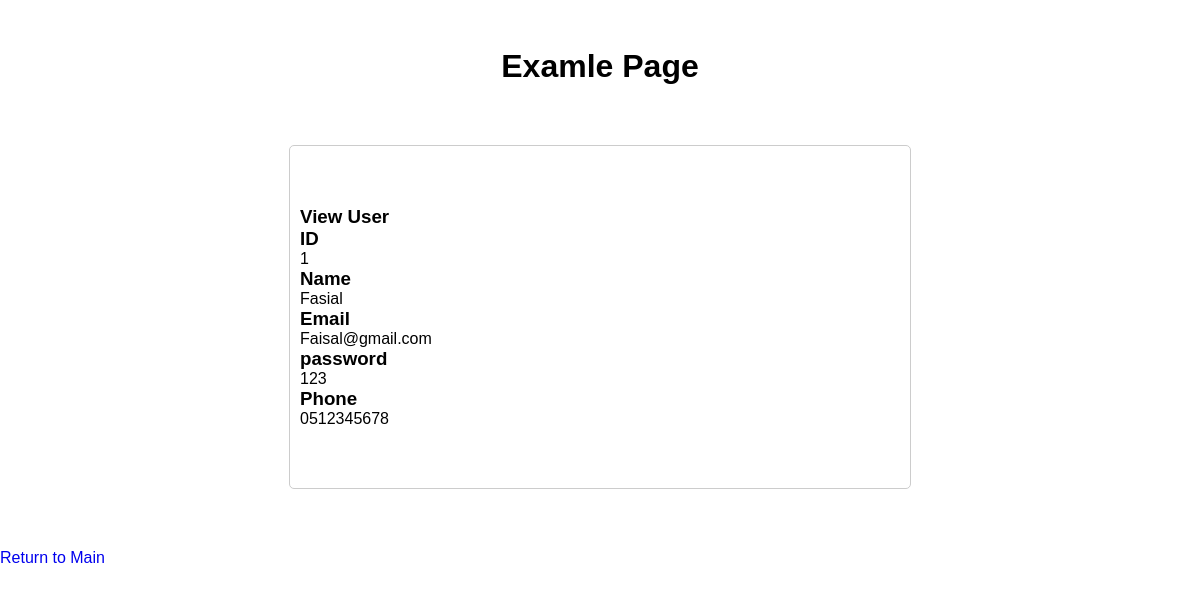
The app's page /users/view/1 with its own data.
### models/User.py (models this page shows, shortened)
class User(db.Model):
    __tablename__ = 'users'
    user_id = db.Column(db.Integer, primary_key=True, autoincrement=True)
    name = db.Column(db.String)
    email = db.Column(db.String, unique=True)
    password = db.Column(db.String)
    phone = db.Column(db.String, nullable=True)

### controllers/UserController.py (the view)
def show(user_id):
    user = User.query.get(user_id)
    if not user:
        return render_template('usernotfound.html')
    return render_template('show.html', user=user)

### templates/show.html
{% extends "layout.html" %} {% block body %}
<div class="center limit border">
  <h3>View User</h3>
  <p><h3>ID</h3>{{user.user_id}}</p>
  <p><h3>Name</h3>{{user.name}}</p>
  <p><h3>Email</h3>{{user.email}}</p>
  <p><h3>password</h3>{{user.password}}</p>
  <p><h3>Phone</h3>{{user.phone}}</p>
</div>
<a href="/users/">Return to Main</a>
{% endblock %}

### static/css/style.css (style rules this page uses)
* { font-family: Arial, Helvetica, sans-serif; padding: 0; margin: 0; }
.center { display: flexbox; justify-content: center; align-items: center; }
.limit { margin: auto; width: 50%; padding: 0 10px; }
.border { border: 1px solid #ccc; border-radius: 5px; }
div.center { padding-top: 5%; margin-top: 5%; padding-bottom: 5%; margin-bottom: 5%; }
a { text-decoration: none; }

### records on screen
User: user_id "1", name "Fasial", email "Faisal@gmail.com", password "123", phone "0512345678"
